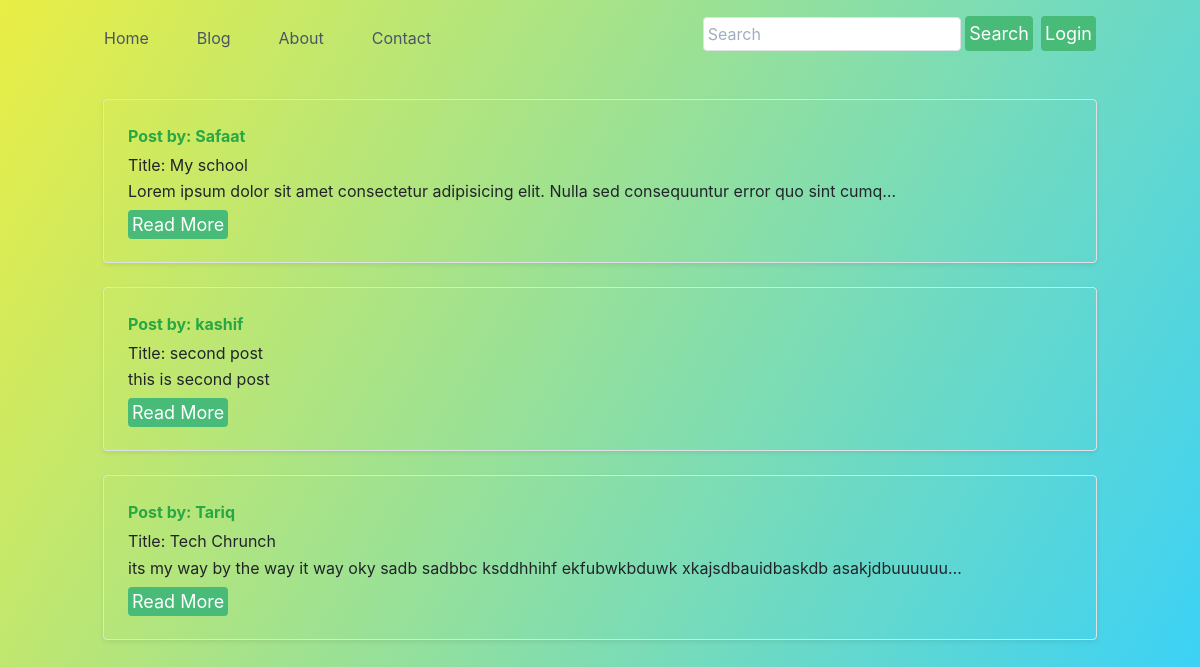
The page /blog/ on the database as committed earlier.
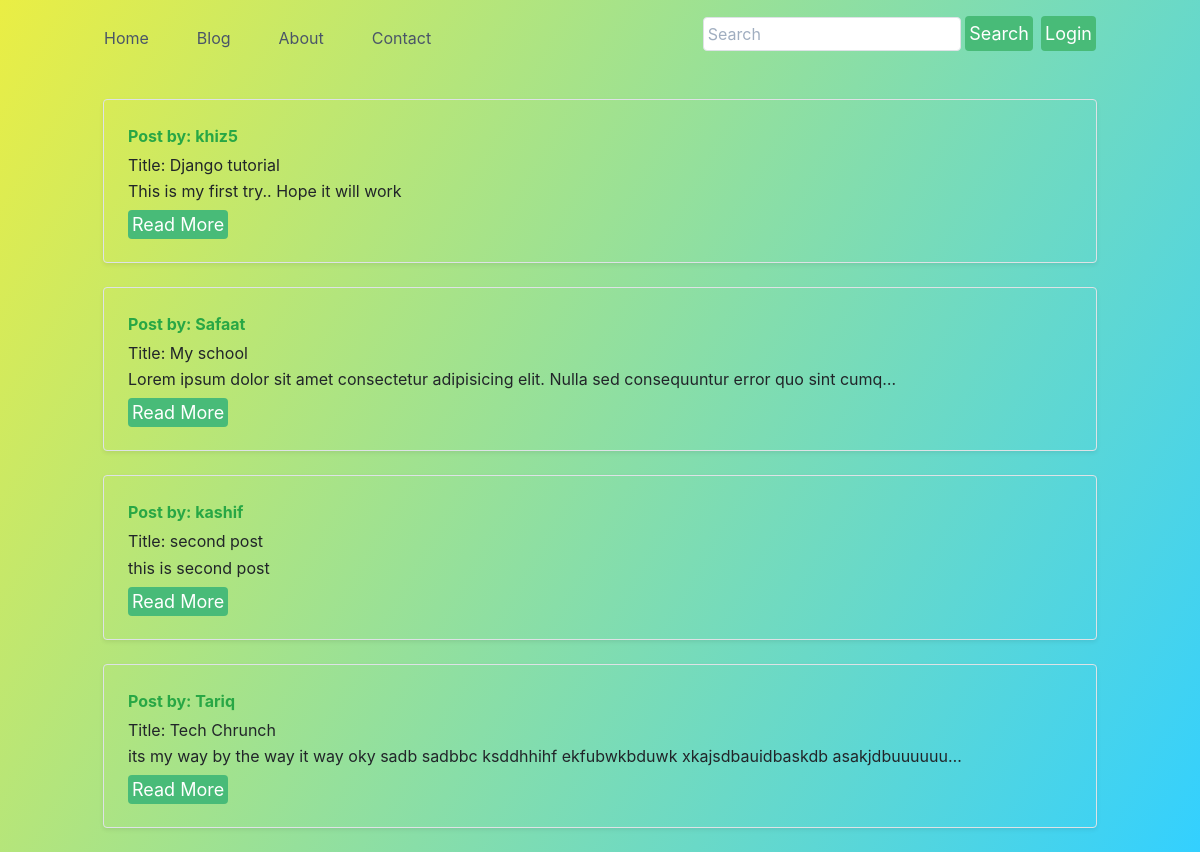
The same page on the database as committed later.
### blog/models.py (models this page shows, shortened)
class Post(models.Model):
    sno = models.AutoField(primary_key=True)
    title = models.CharField(max_length=100)
    author = models.CharField(max_length=13)
    content = models.TextField()
    slug = models.CharField(max_length=100)
    timestamp = models.DateTimeField(default=now)

### blog/views.py (the view)
# urls.py: path('',views.blogHome,name='blogHome'),
def blogHome(request):
    allpost = Post.objects.all().order_by('-timestamp')
    context ={
        'allpost': allpost
    }
    return(render(request,'blog/blogHome.html',context))

### templates/blog/blogHome.html (shortened to what this page needs)
{% extends 'base.html' %}
{% block body %}
<div class="container my-4 ">
{% for post in allpost %}
    <div class="row no-gutters border rounded overflow-hidden flex-md-row mb-4 shadow-sm h-md-250 position-relative">
        <div class="col p-4 d-flex flex-column position-static">
            <strong class="d-inline-block mb-2 text-success">Post by: {{post.author}} </strong>
            <h3 class="mb-0">Title: {{ post.title }}</h3>
            <p class="mb-2"> {{post.content| truncatechars:100}} </p>
            <div>
                <a href="/blog/{{post.slug}}" role="button" class="text-white bg-green-500 border-0 px-1 py-1 mb-2 mr-2  focus:outline-none hover:bg-green-600 rounded text-lg">Read More</a>
            </div>
        </div>
    </div>
{% endfor %}
</div>
{% endblock body %}

Rows that differ between the two databases and show on the page:
added Post: author "khiz5", title "Django tutorial", content "This is my first try.. Hope it will work"
